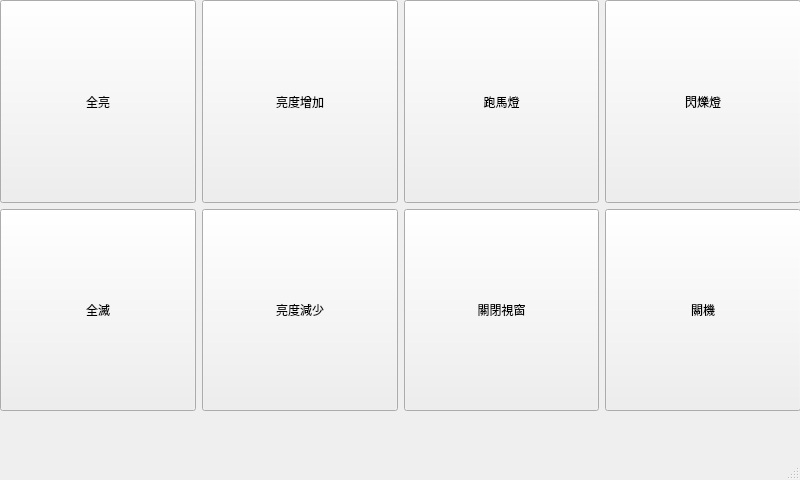
<?xml version="1.0" encoding="UTF-8"?>
<ui version="4.0">
 <class>MainWindow</class>
 <widget class="QMainWindow" name="MainWindow">
  <property name="geometry">
   <rect>
    <x>0</x>
    <y>0</y>
    <width>800</width>
    <height>480</height>
   </rect>
  </property>
  <property name="cursor">
   <cursorShape>BlankCursor</cursorShape>
  </property>
  <property name="windowTitle">
   <string>圖形化控制界面</string>
  </property>
  <widget class="QWidget" name="centralwidget">
   <widget class="QWidget" name="gridLayoutWidget">
    <property name="geometry">
     <rect>
      <x>0</x>
      <y>0</y>
      <width>801</width>
      <height>411</height>
     </rect>
    </property>
    <layout class="QGridLayout" name="gridLayout">
     <property name="sizeConstraint">
      <enum>QLayout::SetMaximumSize</enum>
     </property>
     <item row="0" column="4">
      <widget class="QPushButton" name="flash">
       <property name="sizePolicy">
        <sizepolicy hsizetype="Expanding" vsizetype="Expanding">
         <horstretch>0</horstretch>
         <verstretch>0</verstretch>
        </sizepolicy>
       </property>
       <property name="text">
        <string>閃爍燈</string>
       </property>
      </widget>
     </item>
     <item row="0" column="0">
      <widget class="QPushButton" name="open">
       <property name="sizePolicy">
        <sizepolicy hsizetype="Expanding" vsizetype="Expanding">
         <horstretch>0</horstretch>
         <verstretch>0</verstretch>
        </sizepolicy>
       </property>
       <property name="text">
        <string>全亮</string>
       </property>
      </widget>
     </item>
     <item row="0" column="3">
      <widget class="QPushButton" name="Marquee">
       <property name="sizePolicy">
        <sizepolicy hsizetype="Expanding" vsizetype="Expanding">
         <horstretch>0</horstretch>
         <verstretch>0</verstretch>
        </sizepolicy>
       </property>
       <property name="text">
        <string>跑馬燈</string>
       </property>
      </widget>
     </item>
     <item row="1" column="0">
      <widget class="QPushButton" name="close_2">
       <property name="sizePolicy">
        <sizepolicy hsizetype="Expanding" vsizetype="Expanding">
         <horstretch>0</horstretch>
         <verstretch>0</verstretch>
        </sizepolicy>
       </property>
       <property name="text">
        <string>全滅</string>
       </property>
      </widget>
     </item>
     <item row="0" column="2">
      <widget class="QPushButton" name="add_current">
       <property name="sizePolicy">
        <sizepolicy hsizetype="Expanding" vsizetype="Expanding">
         <horstretch>0</horstretch>
         <verstretch>0</verstretch>
        </sizepolicy>
       </property>
       <property name="text">
        <string>亮度增加</string>
       </property>
      </widget>
     </item>
     <item row="1" column="2">
      <widget class="QPushButton" name="sub_current">
       <property name="sizePolicy">
        <sizepolicy hsizetype="Expanding" vsizetype="Expanding">
         <horstretch>0</horstretch>
         <verstretch>0</verstretch>
        </sizepolicy>
       </property>
       <property name="text">
        <string>亮度減少</string>
       </property>
      </widget>
     </item>
     <item row="1" column="3">
      <widget class="QPushButton" name="stop">
       <property name="sizePolicy">
        <sizepolicy hsizetype="Expanding" vsizetype="Expanding">
         <horstretch>0</horstretch>
         <verstretch>0</verstretch>
        </sizepolicy>
       </property>
       <property name="text">
        <string>關閉視窗</string>
       </property>
      </widget>
     </item>
     <item row="1" column="4">
      <widget class="QPushButton" name="shutdown">
       <property name="sizePolicy">
        <sizepolicy hsizetype="Expanding" vsizetype="Expanding">
         <horstretch>0</horstretch>
         <verstretch>0</verstretch>
        </sizepolicy>
       </property>
       <property name="text">
        <string>關機</string>
       </property>
      </widget>
     </item>
    </layout>
   </widget>
  </widget>
  <widget class="QMenuBar" name="menubar">
   <property name="geometry">
    <rect>
     <x>0</x>
     <y>0</y>
     <width>800</width>
     <height>34</height>
    </rect>
   </property>
  </widget>
  <widget class="QStatusBar" name="statusbar"/>
 </widget>
 <resources/>
 <connections/>
</ui>
